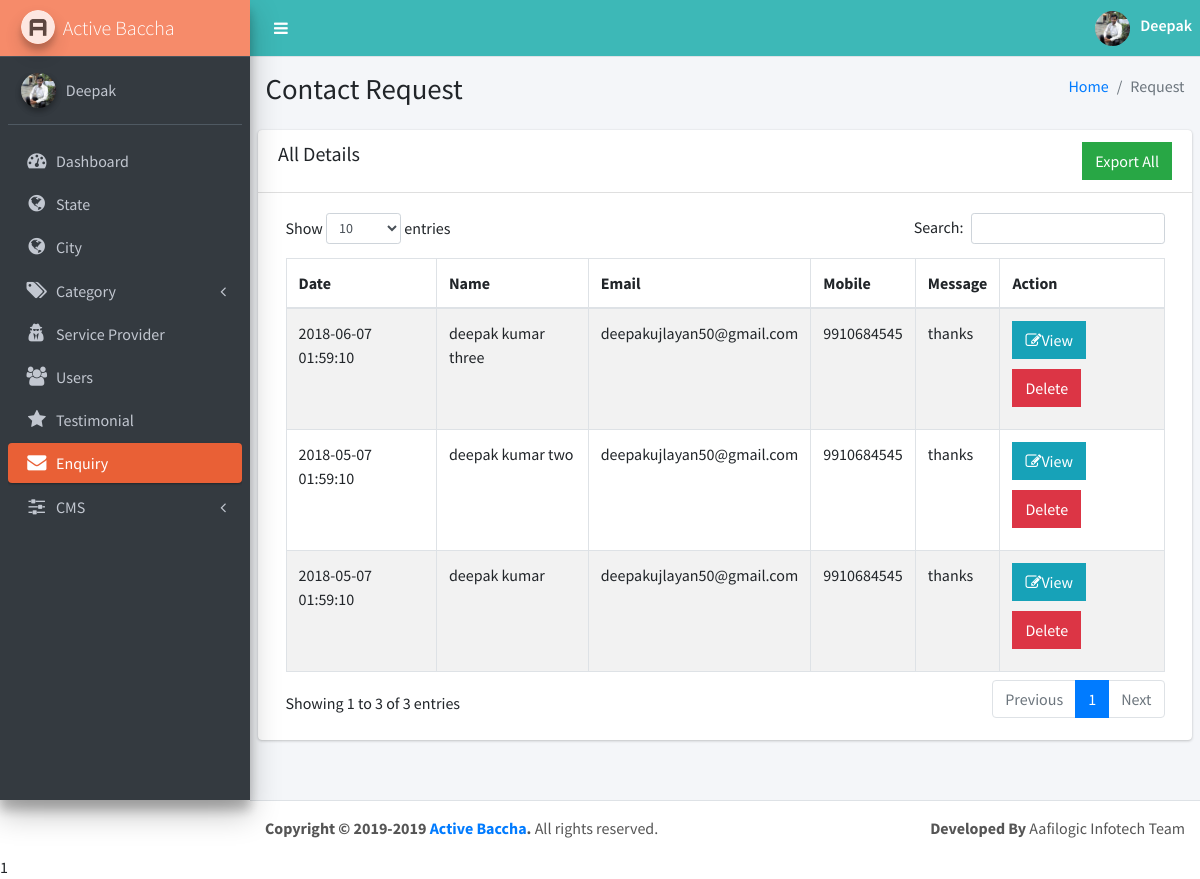
The page /admin/enquiry.php (signed in) on the database its author committed.
### tables this page shows
CREATE TABLE `enquiry` (
  `enquiry_id` int(100) NOT NULL,
  `name` varchar(255) NOT NULL,
  `email` varchar(255) NOT NULL,
  `mobile` varchar(255) NOT NULL,
  `message` text NOT NULL,
  `date` datetime NOT NULL
);

### admin/enquiry.php (the view, shortened to what this page needs)
<?php
  include_once 'Config.php';
?>
<!DOCTYPE html>
<html>
<head>
  <link rel="stylesheet" href="https://maxcdn.bootstrapcdn.com/font-awesome/4.4.0/css/font-awesome.min.css">
  <link rel="stylesheet" href="https://code.ionicframework.com/ionicons/2.0.1/css/ionicons.min.css">
  <link rel="stylesheet" href="plugins/datatables/dataTables.bootstrap4.min.css">
  <link rel="stylesheet" href="dist/css/adminlte.min.css">
 <link rel="stylesheet" href="https://cdnjs.cloudflare.com/ajax/libs/font-awesome/4.7.0/css/font-awesome.min.css">
</head>
<body class="hold-transition sidebar-mini">
<div class="wrapper">
  <?php include_once('includes/header.php'); ?>
  <?php include_once('includes/left.php');?>
  <div class="content-wrapper">
    <section class="content-header">
      <div class="container-fluid">
        <div class="row mb-2">
          <div class="col-sm-6">
            <h1>Contact Request</h1>
          </div>
          <div class="col-sm-6">
            <ol class="breadcrumb float-sm-right">
              <li class="breadcrumb-item"><a href="index.php">Home</a></li>
              <li class="breadcrumb-item active">Request</li>
            </ol>
          </div>
        </div>
      </div>
    </section>
    <section class="content">
      <div class="row">
        <div class="col-12">
          <div class="card">
            <div class="card-header">
              <h3 class="card-title">All Details
                <a href="exportenquiry.php" class="btn btn-success btn-flat pull-right">Export All</a>
              </h3>
            </div>
            <div class="card-body table-responsive">
              <table id="example1" class="table table-bordered table-striped">
                <thead>
                <tr>
                  <th>Date</th>
                  <th>Name</th>
                  <th>Email</th>
                  <th>Mobile</th>
                  <th>Message</th>
                  <th>Action</th>
                </tr>
                </thead>
                <tbody>
                  <?php
                     $query=$mysqli->query("SELECT * FROM enquiry ORDER BY enquiry_id DESC");
                      if($query->num_rows > 0){
                      while($enquiry_res=$query->fetch_assoc())
                      {
                   ?>
                <tr id="sessiondiv<?php echo $enquiry_res['enquiry_id'];?>">
                  <td><?php echo $enquiry_res['date'];?></td>
                  <td><?php echo $enquiry_res['name'];?></td>
                  <td><?php echo $enquiry_res['email'];?></td>
                   <td><?php echo $enquiry_res['mobile'];?></td>
                    <td><?php echo $enquiry_res['message'];?></td>
                <td>
                <a href="viewenquiry.php?id=<?php echo base64_encode($enquiry_res['enquiry_id']);?>">
                <button class="btn btn-info btn-flat"><i class="fa fa-edit"></i>View</button>
                </a>
                <a href="javascript:void(o);" onClick="deleteenquiry(<?php echo $enquiry_res['enquiry_id'];?>);">
                  <button class="btn btn-danger btn-flat">Delete</button>
                </a>
                  </td>
                </tr>
                 <?php } }else{ ?>
                          <tr><td colspan="5">No Data(s) found.....</td></tr>
                    <?php } ?>
                </tbody>
              </table>
            </div>
          </div>
        </div>
      </div>
    </section>
  </div>
    <?php echo include_once('includes/footer.php');?>
</div>
</body>
</html>

### admin/includes/header.php (shortened to what this page needs)
<?php
 $query=$mysqli->query("SELECT * FROM admin WHERE userName='".$_SESSION['adminUName']."'");
 $adminsRes=$query->fetch_assoc();
?>
<nav class="main-header navbar navbar-expand border-bottom navbar-light bg-success">
    <ul class="navbar-nav">
      <li class="nav-item">
        <a class="nav-link" data-widget="pushmenu" href="#"><i class="fa fa-bars"></i></a>
      </li>
    </ul>
    <ul class="navbar-nav ml-auto">
     <li class="dropdown user user-menu">
         <a href="#" class=""  data-toggle="dropdown">
                  <img src="images/<?php echo $adminsRes['imageAdmin'];?>" class="user-image" alt="User Image">
                  <span class="hidden-xs"><?php echo $adminsRes['nameAdmin'];?></span>
          </a>
      </li>
    </ul>
  </nav>

### admin/includes/left.php (shortened to what this page needs)
<aside class="main-sidebar sidebar-dark-primary elevation-4">
    <a href="index.php" class="brand-link bg-success">
      <img src="dist/img/AdminLTELogo.png" alt="AdminLTE Logo" class="brand-image img-circle elevation-3"
           style="opacity: .8">
      <span class="brand-text font-weight-light">Active Baccha</span>
    </a>
    <div class="sidebar">
      <div class="user-panel mt-3 pb-3 mb-3 d-flex">
        <div class="image">
          <img src="images/<?php echo $adminsRes['imageAdmin'];?>" style="width:35px; height:35px;" class="img-circle elevation-2" alt="User Image">
        </div>
        <div class="info">
          <a href="editprofile.php" class="d-block"><?php echo $adminsRes['nameAdmin'];?></a>
        </div>
      </div>
      <nav class="mt-2">
        <ul class="nav nav-pills nav-sidebar flex-column" data-widget="treeview" role="menu" data-accordion="false">
           <?php if(basename($_SERVER["REQUEST_URI"])=='index.php'){?>
                         <li class="nav-item">
                          <a href="index.php" class="nav-link active">
                            <i class="fa fa-dashboard nav-icon"></i>
                            <p>Dashboard</p>
                          </a>
                        </li>
                        <?php }else{?>
                       <li class="nav-item">
                        <a href="index.php" class="nav-link">
                          <i class="fa fa-dashboard nav-icon"></i>
                          <p>Dashboard</p>
                        </a>
                      </li>
                <?php }?>
              <?php if(basename($_SERVER["REQUEST_URI"])=='state.php' || basename($_SERVER["REQUEST_URI"])=='addstate.php' || basename($_SERVER["REQUEST_URI"])=='addstate.php'){?>
                         <li class="nav-item">
                            <a href="state.php" class="nav-link active">
                            <i class="fa fa-globe nav-icon"></i>
                            <p>State</p>
                            </a>
                          </li>
                        <?php }else{?>
                       <li class="nav-item">
                        <a href="state.php" class="nav-link">
                        <i class="fa fa-globe nav-icon"></i>
                        <p>State</p>
                        </a>
                      </li>
                <?php }?>
                <?php if(basename($_SERVER["REQUEST_URI"])=='city.php' || basename($_SERVER["REQUEST_URI"])=='addcity.php'){?>
                         <li class="nav-item">
                            <a href="city.php" class="nav-link active">
                            <i class="fa fa-globe nav-icon"></i>
                            <p>City</p>
                            </a>
                          </li>
                        <?php }else{?>
                       <li class="nav-item">
                          <a href="city.php" class="nav-link">
                          <i class="fa fa-globe nav-icon"></i>
                          <p>City</p>
                          </a>
                        </li>
                <?php }?>
 <?php if(basename($_SERVER["REQUEST_URI"])=='service_category.php' || basename($_SERVER["REQUEST_URI"])=='addservice_category.php' || basename($_SERVER["REQUEST_URI"])=='service_sub_category.php' || basename($_SERVER["REQUEST_URI"])=='addservice_sub_category.php'){?>
        <li class="nav-item has-treeview menu-open">
                  <a href="#" class="nav-link active">
                    <i class="nav-icon fa fa-tags"></i>
                    <p>
                      Category
                      <i class="right fa fa-angle-left"></i>
                    </p>
                  </a>
                <?php }else{?>
                 <li class="nav-item has-treeview ">
                  <a href="#" class="nav-link">
                    <i class="nav-icon fa fa-tags"></i>
                    <p>
                      Category
                      <i class="right fa fa-angle-left"></i>
                    </p>
                  </a>
            <?php }?>
          </li>
              <?php if(basename($_SERVER["REQUEST_URI"])=='service_providers.php' || basename($_SERVER["REQUEST_URI"])=='addservice_providers.php'){?>
                         <li class="nav-item">
                                <a href="service_providers.php" class="nav-link active">
                                  <i class="fa fa-user-secret nav-icon"></i>
                                  <p>Service Provider</p>
                                </a>
                          </li>
                        <?php }else{?>
                        <li class="nav-item">
                              <a href="service_providers.php" class="nav-link">
                                <i class="fa fa-user-secret nav-icon"></i>
                                <p>Service Provider</p>
                              </a>
                        </li>
                <?php }?>
                <?php if(basename($_SERVER["REQUEST_URI"])=='user.php'){?>
                        <li class="nav-item">
                            <a href="user.php" class="nav-link active">
                            <i class="fa fa-users nav-icon"></i>
                            <p>Users</p>
                            </a>
                          </li>
                        <?php }else{?>
                      <li class="nav-item">
                        <a href="user.php" class="nav-link">
                        <i class="fa fa-users nav-icon"></i>
                        <p>Users</p>
                        </a>
                      </li>
                <?php }?>
                <?php if(basename($_SERVER["REQUEST_URI"])=='testimonial.php'){?>
                        <li class="nav-item">
                             <a href="testimonial.php" class="nav-link active">
                             <i class="fa fa-star nav-icon"></i>
                             <p>Testimonial</p>
                             </a>
                          </li>
                        <?php }else{?>
                        <li class="nav-item">
                           <a href="testimonial.php" class="nav-link">
                           <i class="fa fa-star nav-icon"></i>
                           <p>Testimonial</p>
                           </a>
                        </li>
                <?php }?>
                <?php if(basename($_SERVER["REQUEST_URI"])=='enquiry.php'){?>
                        <li class="nav-item">
                             <a href="enquiry.php" class="nav-link active">
                             <i class="fa fa-envelope nav-icon"></i>
                             <p>Enquiry</p>
                             </a>
                          </li>
                <?php }?>
         <?php if(basename($_SERVER["REQUEST_URI"])=='logo.php' || basename($_SERVER["REQUEST_URI"])=='slider.php' || basename($_SERVER["REQUEST_URI"])=='about.php' || basename($_SERVER["REQUEST_URI"])=='address.php' || basename($_SERVER["REQUEST_URI"])=='help-support.php' || basename($_SERVER["REQUEST_URI"])=='terms_conditions.php' || basename($_SERVER["REQUEST_URI"])=='privacy.php' || basename($_SERVER["REQUEST_URI"])=='social-links.php'){?>
        <li class="nav-item has-treeview menu-open">
                  <a href="#" class="nav-link active">
                    <i class="nav-icon fa fa-sliders"></i>
                    <p>
                      CMS
                      <i class="right fa fa-angle-left"></i>
                    </p>
                  </a>
                <?php }else{?>
                 <li class="nav-item has-treeview ">
                  <a href="#" class="nav-link">
                    <i class="nav-icon fa fa-sliders"></i>
                    <p>
                      CMS
                      <i class="right fa fa-angle-left"></i>
                    </p>
                  </a>
            <?php }?>
          </li>
        </ul>
      </nav>
    </div>
  </aside>

### admin/includes/footer.php
<footer class="main-footer">
    <strong>Copyright &copy; 2019-<?php echo date("Y");?> <a href="index.php">Active Baccha</a>.</strong>
    All rights reserved.
    <div class="float-right d-none d-sm-inline-block">
      <b>Developed By </b> Aafilogic Infotech Team
    </div>
  </footer>

### rows shown on the page
enquiry: date "2018-06-07 01:59:10", name "deepak kumar three", email "deepakujlayan50@gmail.com", mobile "9910684545", message "thanks"
enquiry: date "2018-05-07 01:59:10", name "deepak kumar two", email "deepakujlayan50@gmail.com", mobile "9910684545", message "thanks"
enquiry: date "2018-05-07 01:59:10", name "deepak kumar", email "deepakujlayan50@gmail.com", mobile "9910684545", message "thanks"

### other values the page prints
$adminsRes['nameAdmin'] "Deepak"
include_once('includes/footer.php') "1"
